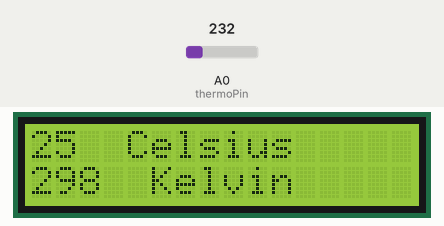
Recording of a sketch running on a simulated Arduino Uno, built for the host (arithmetic inside an expression is 32-bit, double 64-bit). On the bench: 16×2 character LCD. Inputs (shaded band) come from the test bench; at power-on: A0 (thermoPin) = 232.

Above: at 1.2 s.
1.3 s: A0 (thermoPin) set to 250
At 1.8 s:
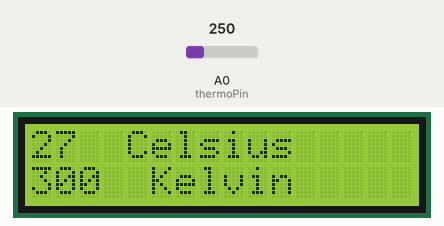
4.3 s: A0 (thermoPin) set to 266
At 5.0 s:
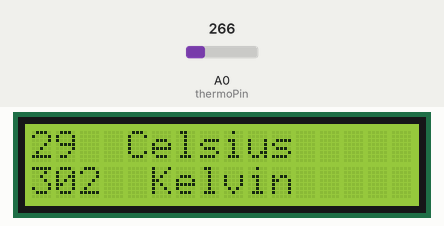
6.1 s: A0 (thermoPin) set to 290
At 6.5 s:
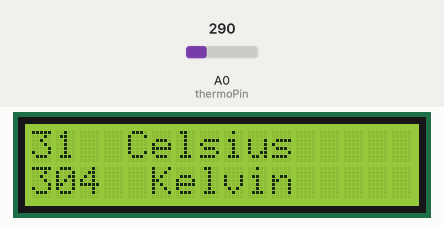
Timing chart, 0 to 9.1 s (numbered marks = the images above; inputs shaded):
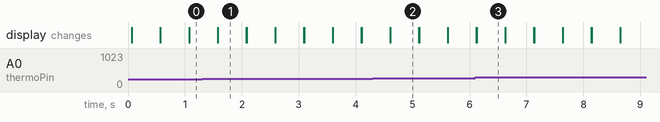

Measured:
- after the input at 1.3 s, the display: first differs from a run without the input after 0.28 s (image 1)
- after the input at 4.3 s, the display: first differs from a run without the input after 0.31 s (image 2)
- after the input at 6.1 s, the display: first differs from a run without the input at once (image 3)
- what the display in image 1 shows lasts 0.5 s, from 1.6 s to 2.1 s

The sketch:

TemperaturemsrLCD.ino
```cpp
/*
* Tamperature measurements and displaying with LCD
* Our connections:
*    LM35DZ has 3 pins
*    GND to GND
*    Vout to A0
*    Vs to 5V source on arduino

*      LCD display has 16 pins not all of the connections need to be used for this application
* LCD RS   =>   out8  or pin2
* LCD E    =>   out7  or pin3
* LCD D4   =>   out6  or pin7
* LCD D5   =>   out5  or pin8
* LCD D6   =>   out4  or pin13
* LCD D7   =>   out3  or pin12
* LCD R/W  =>   GND
*/

// You need to include this library if you want to use your LCD display
#include <LiquidCrystal.h>

LiquidCrystal lcd(2, 3, 7, 8, 13, 12);  //initialization and pin indication
int thermoPin = A0;
int tempC, tempK,reading;  // temperature in Celcius, Kelvin and a store value from analogRead()
float tempC2;


void setup() {
  lcd.begin(16, 2);              //declaration of # columns and lines
  analogReference(INTERNAL1V1);  //the reference is changed to 1.1 V for better resolution
  Serial.begin(9600);            //opens serial port communication, sets data rate to 9600 bps
}

void loop() {
  reading = analogRead(thermoPin);

  // conversion of Voltage to celcius
  tempC = round(reading / 9.31);

  // conversion to Kelvin
  tempK = tempC + 273;

  // displaying
  lcd.setCursor(0, 0);
  lcd.print(tempC);
  lcd.setCursor(4, 0);
  lcd.print("Celsius");

  lcd.setCursor(0, 1);
  lcd.print(tempK);
  lcd.setCursor(5, 1);
  lcd.print("Kelvin");

  delay(500);
  lcd.clear();
}
```
